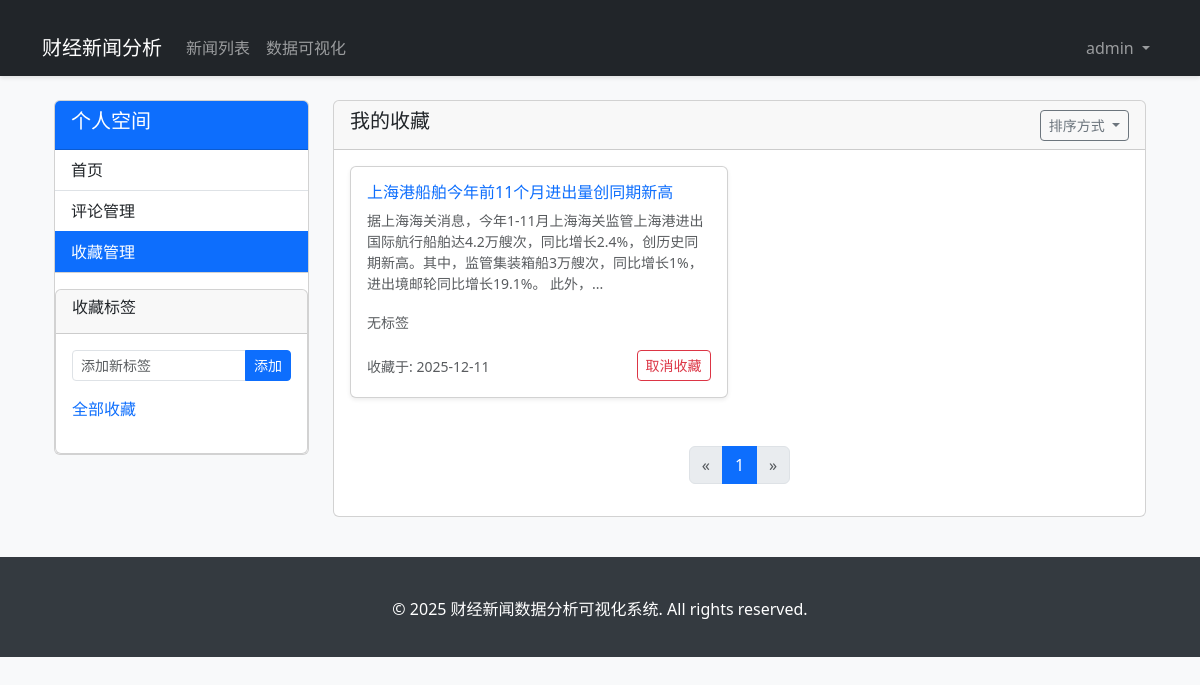
/collections/ (signed in), run on an earlier commit of the app's database.
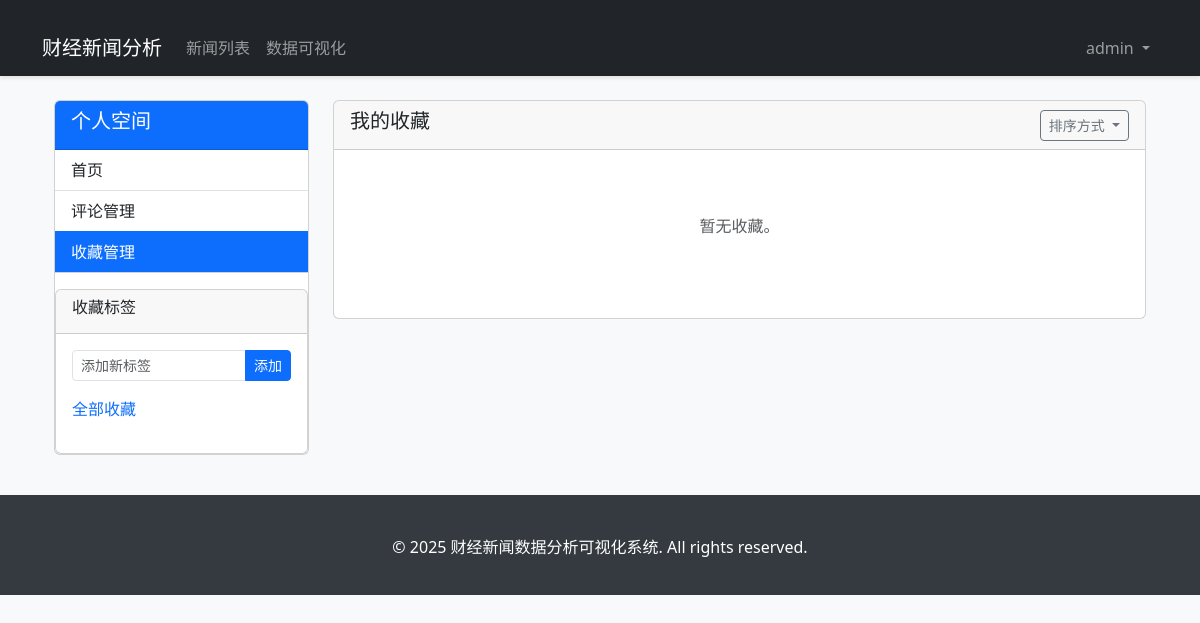
And on a later commit of the database.
### news_analysis/models.py (models this page shows, shortened)
class Collection(models.Model):
    user = models.ForeignKey(User, on_delete=models.CASCADE, related_name='collections', verbose_name='收藏用户')
    news = models.ForeignKey(News, on_delete=models.CASCADE, related_name='collections', verbose_name='收藏新闻')
    tags = models.ManyToManyField(CollectionTag, blank=True, related_name='collections', verbose_name='收藏标签')
    created_at = models.DateTimeField(auto_now_add=True, verbose_name='收藏时间')
    class Meta:
        verbose_name = '收藏'
        verbose_name_plural = '收藏列表'
        unique_together = ('user', 'news')

class News(models.Model):
    title = models.CharField(max_length=255, verbose_name='新闻标题')
    content = models.TextField(verbose_name='新闻内容')
    publish_time = models.DateTimeField(verbose_name='发布时间')
    url = models.URLField(max_length=500, verbose_name='新闻链接', unique=True)
    platform = models.CharField(max_length=20, choices=PlatformChoice.choices, verbose_name='来源平台')
    source_id = models.CharField(max_length=100, verbose_name='平台内部ID', unique=True)
    author = models.CharField(max_length=100, blank=True, null=True, verbose_name='作者')
    read_count = models.IntegerField(default=0, verbose_name='阅读量')
    created_at = models.DateTimeField(auto_now_add=True, verbose_name='创建时间')
    updated_at = models.DateTimeField(auto_now=True, verbose_name='更新时间')
    is_valid = models.BooleanField(default=True, verbose_name='是否有效')
    class Meta:
        verbose_name = '新闻'
        verbose_name_plural = '新闻列表'
        ordering = ['-publish_time']

### news_analysis/views/profile_views.py (the view)
# urls.py: path('collections/', profile_views.user_collections, name='user_collections'),
@login_required
def user_collections(request):
    tag_id = request.GET.get('tag', '')
    sort_by = request.GET.get('sort', 'created_at')  # created_at 或 publish_time
    order = request.GET.get('order', 'desc')  # asc 或 desc
    query = Q(user=request.user)
    if tag_id:
        query &= Q(tags__id=tag_id)
    collections = Collection.objects.filter(query).distinct()
    if sort_by == 'publish_time':
        if order == 'asc':
            collections = collections.order_by('news__publish_time')
        else:
            collections = collections.order_by('-news__publish_time')
    else:  # 默认按收藏时间排序
        if order == 'asc':
            collections = collections.order_by('created_at')
        else:
            collections = collections.order_by('-created_at')
    user_tags = CollectionTag.objects.filter(user=request.user).order_by('name')
    paginator = Paginator(collections, 10)
    page = request.GET.get('page', 1)
    try:
        collections_page = paginator.page(page)
    except PageNotAnInteger:
        collections_page = paginator.page(1)
    except EmptyPage:
        collections_page = paginator.page(paginator.num_pages)
    return render(request, 'profile/collections.html', {
        'collections': collections_page,
        'user_tags': user_tags,
        'selected_tag': tag_id,
        'sort_by': sort_by,
        'order': order
    })

### templates/profile/collections.html (shortened to what this page needs)
{% extends 'base.html' %}
{% block content %}
<div class="container mt-4">
    <div class="row">
        <div class="col-md-3">
            <div class="card">
                <div class="card-header bg-primary text-white">
                    <h5>个人空间</h5>
                </div>
                <ul class="list-group list-group-flush">
                    <li class="list-group-item">
                        <a href="{% url 'profile' %}" class="text-dark text-decoration-none">首页</a>
                    </li>
                    <li class="list-group-item">
                        <a href="{% url 'user_comments' %}" class="text-dark text-decoration-none">评论管理</a>
                    </li>
                    <li class="list-group-item active">
                        <a href="{% url 'user_collections' %}" class="text-white text-decoration-none">收藏管理</a>
                    </li>
                </ul>
                <div class="card mt-3">
                    <div class="card-header">
                        <h6>收藏标签</h6>
                    </div>
                    <div class="card-body">
                        <form method="post" action="{% url 'add_collection_tag' %}" class="mb-3">
                            <div class="input-group">
                                <input type="text" class="form-control form-control-sm" placeholder="添加新标签" name="tag_name">
                                <button type="submit" class="btn btn-sm btn-primary">添加</button>
                            </div>
                        </form>
                        <ul class="list-unstyled">
                            <li class="mb-2">
                                <a href="{% url 'user_collections' %}" class="text-decoration-none {% if not selected_tag %}text-primary{% else %}text-dark{% endif %}">
                                    全部收藏
                                </a>
                            </li>
                        </ul>
                    </div>
                </div>
            </div>
        </div>
        <div class="col-md-9">
            <div class="card">
                <div class="card-header">
                    <div class="d-flex justify-content-between align-items-center">
                        <h5>我的收藏</h5>
                        <div class="dropdown">
                            <button class="btn btn-sm btn-outline-secondary dropdown-toggle" type="button" id="sortDropdown" data-bs-toggle="dropdown" aria-expanded="false">
                                排序方式
                            </button>
                        </div>
                    </div>
                </div>
                <div class="card-body">
                    {% if collections %}
                        <div class="row">
                            {% for collection in collections %}
                                <div class="col-md-6 mb-4">
                                    <div class="card shadow-sm h-100">
                                        <div class="card-body">
                                            <h6 class="card-title mb-2">
                                                <a href="{% url 'news_detail' collection.news.id %}" class="text-primary text-decoration-none">
                                                    {{ collection.news.title|truncatechars:50 }}
                                                </a>
                                            </h6>
                                            <p class="card-text text-muted small mb-3">
                                                {{ collection.news.content|striptags|truncatechars:100 }}
                                            </p>
                                            <div class="mb-3">
                                                {% if collection.tags.all %}
                                                    {% for tag in collection.tags.all %}
                                                        <span class="badge bg-secondary me-1">
                                                            {{ tag.name }}
                                                        </span>
                                                    {% endfor %}
                                                {% else %}
                                                    <span class="text-muted small">无标签</span>
                                                {% endif %}
                                            </div>
                                            <div class="d-flex justify-content-between align-items-center">
                                                <div>
                                                    <small class="text-muted">
                                                        收藏于: {{ collection.created_at|date:"Y-m-d" }}
                                                    </small>
                                                </div>
                                                <div class="btn-group">
                                                    <a href="{% url 'remove_collection' collection.id %}" class="btn btn-sm btn-outline-danger" onclick="return confirm('确定要取消收藏这篇文章吗？')">
                                                        取消收藏
                                                    </a>
                                                </div>
                                            </div>
                                        </div>
                                    </div>
                                </div>
                            {% endfor %}
                        </div>
                        <nav aria-label="Page navigation" class="mt-4">
                            <ul class="pagination justify-content-center">
                                {% if collections.has_previous %}
                                    <li class="page-item">
                                        <a class="page-link" href="?page={{ collections.previous_page_number }}{% if selected_tag %}&tag={{ selected_tag }}{% endif %}{% if sort_by %}&sort={{ sort_by }}{% endif %}{% if order %}&order={{ order }}{% endif %}" aria-label="Previous">
                                            <span aria-hidden="true">&laquo;</span>
                                        </a>
                                    </li>
                                {% else %}
                                    <li class="page-item disabled">
                                        <a class="page-link" href="#" aria-label="Previous">
                                            <span aria-hidden="true">&laquo;</span>
                                        </a>
                                    </li>
                                {% endif %}
                                {% for num in collections.paginator.page_range %}
                                    {% if collections.number == num %}
                                        <li class="page-item active"><a class="page-link" href="#">{{ num }}</a></li>
                                    {% else %}
                                        <li class="page-item"><a class="page-link" href="?page={{ num }}{% if selected_tag %}&tag={{ selected_tag }}{% endif %}{% if sort_by %}&sort={{ sort_by }}{% endif %}{% if order %}&order={{ order }}{% endif %}">{{ num }}</a></li>
                                    {% endif %}
                                {% endfor %}
                                {% if collections.has_next %}
                                    <li class="page-item">
                                        <a class="page-link" href="?page={{ collections.next_page_number }}{% if selected_tag %}&tag={{ selected_tag }}{% endif %}{% if sort_by %}&sort={{ sort_by }}{% endif %}{% if order %}&order={{ order }}{% endif %}" aria-label="Next">
                                            <span aria-hidden="true">&raquo;</span>
                                        </a>
                                    </li>
                                {% else %}
                                    <li class="page-item disabled">
                                        <a class="page-link" href="#" aria-label="Next">
                                            <span aria-hidden="true">&raquo;</span>
                                        </a>
                                    </li>
                                {% endif %}
                            </ul>
                        </nav>
                    {% else %}
                        <div class="text-center py-5">
                            <p class="text-muted">暂无收藏{% if selected_tag %}，或者该标签下没有收藏{% endif %}。</p>
                        </div>
                    {% endif %}
                </div>
            </div>
        </div>
    </div>
</div>
{% endblock %}

### templates/base.html (shortened to what this page needs)
{% extends 'base/base.html' %}

### templates/base/base.html (shortened to what this page needs)
<!DOCTYPE html>
<html lang="zh-CN">
<head>
    <link href="https://cdn.jsdelivr.net/npm/bootstrap@5.3.0/dist/css/bootstrap.min.css" rel="stylesheet">
    <link href="https://cdn.jsdelivr.net/npm/bootstrap-icons@1.11.1/font/bootstrap-icons.css" rel="stylesheet">
</head>
<body>
    <nav class="navbar navbar-expand-lg navbar-dark bg-dark">
        <div class="container">
            <a class="navbar-brand" href="{% url 'home' %}">财经新闻分析</a>
            <div class="collapse navbar-collapse" id="navbarNav">
                <ul class="navbar-nav me-auto">
                    <li class="nav-item">
                        <a class="nav-link" href="{% url 'news_list' %}">新闻列表</a>
                    </li>
                    <li class="nav-item">
                        <a class="nav-link" href="{% url 'dashboard' %}">数据可视化</a>
                    </li>
                </ul>
                <ul class="navbar-nav">
                    {% if user.is_authenticated %}
                        <li class="nav-item dropdown">
                            <a class="nav-link dropdown-toggle" href="#" role="button" data-bs-toggle="dropdown" aria-expanded="false">
                                {{ user.username }}
                            </a>
                        </li>
                    {% endif %}
                </ul>
            </div>
        </div>
    </nav>
    <div class="container">
        {% block content %}{% endblock %}
    </div>
    <footer class="footer text-center">
        <div class="container">
            <p>&copy; 2025 财经新闻数据分析可视化系统. All rights reserved.</p>
        </div>
    </footer>
</body>
</html>

### templates/base/base.html (style rules this page uses)
body { background-color: #f8f9fa; }
.navbar { box-shadow: 0 2px 4px rgba(0,0,0,0.1); }
.container { margin-top: 20px; }
.footer { background-color: #343a40; color: white; padding: 20px 0; margin-top: 40px; }

What changed in the data, as far as the page shows it:
removed Collection: news "上海港船舶今年前11个月进出量创同期新高", news.content "据上海海关消息，今年1-11月上海海关监管上海港进出国际航行船舶达4.2万艘次，同比增长2.4%，创历史同期新高。其中，监管集装箱船3万艘次，同比增长1%，进出境邮轮同比增长19.1%。 此外，...", shows "无标签", created_at "2025-12-11"
Also different on the page:
text now shown: "暂无收藏 。"
list line gone: "1"
